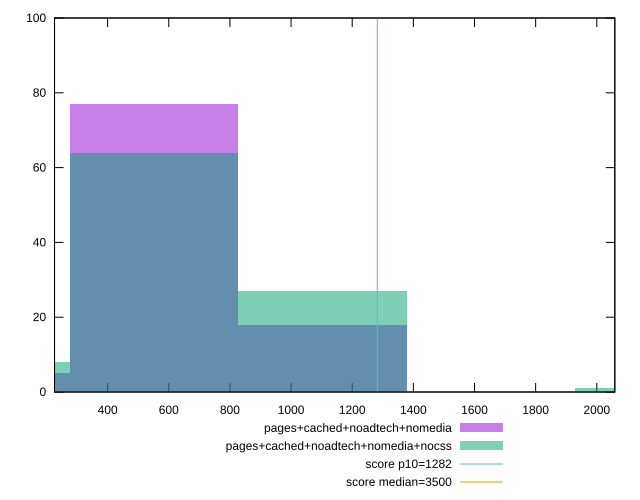

The gnuplot source for this figure:
reset

$pagesCachedNoadtechNomedia <<EOF
551.3489661280954 77
1102.6979322561908 18
0 5
EOF

$pagesCachedNoadtechNomediaNocss <<EOF
551.3489661280954 64
0 8
1102.6979322561908 27
2205.3958645123816 1
EOF

set key outside below
set boxwidth 551.3489661280954
set xrange [226.368:2058.9599999999996]
set yrange [0:100]
set trange [0:100]
set style fill transparent solid 0.5 noborder

set parametric
set terminal svg size 640, 500 enhanced background rgb 'white'
set output "report_00015_2021-02-09T16-11-33.973Z/bootup-time/comparison/histogram/3_vs_4.svg"

plot $pagesCachedNoadtechNomedia title "pages+cached+noadtech+nomedia" with boxes, \
     $pagesCachedNoadtechNomediaNocss title "pages+cached+noadtech+nomedia+nocss" with boxes, \
     1282,t title "score p10=1282", \
     3500,t title "score median=3500"

reset
